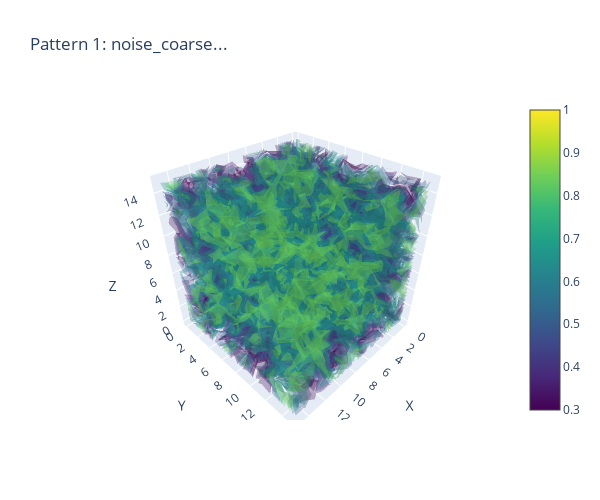
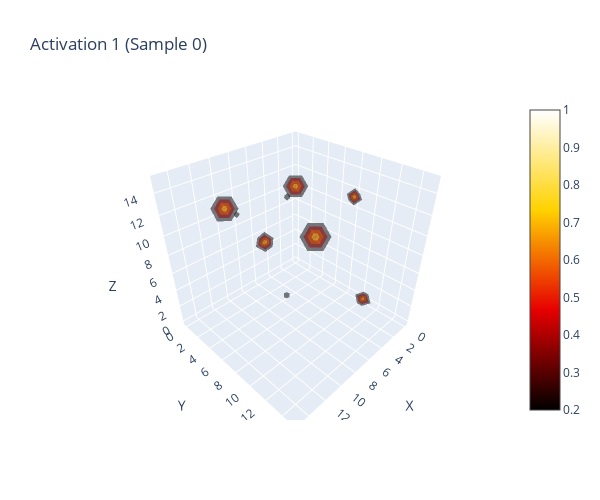

Notebook code cell kept with these figures, in order:
### Code cell
# Visualize each layer's pattern and activation in 3D
sample_idx = 0
sample = train_data[sample_idx:sample_idx+1].to(device)

with torch.no_grad():
    _, layer_states = multi_layer_model(sample)

# Select which layer to visualize (0-4)
layer_idx = 0  # Change this to view different layers

node = top_5_patterns[layer_idx]
state = layer_states[layer_idx]

# Pattern 3D visualization
pattern_fig = create_3d_volume(
    node.pattern.data, 
    f'Pattern {layer_idx+1}: {top_5_results[layer_idx]["name"][:30]}...',
    colorscale='Viridis',
    threshold=0.3
)
pattern_fig.show()

# Activation 3D visualization
activation = state[0].cpu().numpy().reshape(LATTICE_SHAPE)
activation_fig = create_3d_volume(
    activation,
    f'Activation {layer_idx+1} (Sample {sample_idx})',
    colorscale='Hot',
    threshold=0.2
)
activation_fig.show()

### Figure 1 — Plotly figure (JSON) as saved in the notebook; plotly's stock layout.template omitted (floating-point values rounded to 4 significant figures; data arrays with more than 128 entries replaced by an {"elided": "..."} marker saying what was removed)
{"data": [{"caps": {"x": {"show": false}, "y": {"show": false}, "z": {"show": false}}, "colorscale": [[0, "#440154"], [0.1111, "#482878"], [0.2222, "#3e4989"], [0.3333, "#31688e"], [0.4444, "#26828e"], [0.5556, "#1f9e89"], [0.6667, "#35b779"], [0.7778, "#6ece58"], [0.8889, "#b5de2b"], [1, "#fde725"]], "isomax": 1, "isomin": 0.3, "opacity": 0.3, "surface": {"count": 5}, "type": "isosurface", "value": {"elided": "4096 float values"}, "x": {"elided": "4096 int values"}, "y": {"elided": "4096 int values"}, "z": {"elided": "4096 int values"}}], "layout": {"height": 500, "scene": {"aspectmode": "cube", "xaxis": {"title": {"text": "X"}}, "yaxis": {"title": {"text": "Y"}}, "zaxis": {"title": {"text": "Z"}}}, "title": {"text": "Pattern 1: noise_coarse..."}, "width": 600}}

### Figure 2 — Plotly figure (JSON) as saved in the notebook; plotly's stock layout.template omitted (floating-point values rounded to 4 significant figures; data arrays with more than 128 entries replaced by an {"elided": "..."} marker saying what was removed)
{"data": [{"caps": {"x": {"show": false}, "y": {"show": false}, "z": {"show": false}}, "colorscale": [[0, "rgb(0,0,0)"], [0.3333, "rgb(230,0,0)"], [0.6667, "rgb(255,210,0)"], [1, "rgb(255,255,255)"]], "isomax": 1, "isomin": 0.2, "opacity": 0.3, "surface": {"count": 5}, "type": "isosurface", "value": {"elided": "4096 float values"}, "x": {"elided": "4096 int values"}, "y": {"elided": "4096 int values"}, "z": {"elided": "4096 int values"}}], "layout": {"height": 500, "scene": {"aspectmode": "cube", "xaxis": {"title": {"text": "X"}}, "yaxis": {"title": {"text": "Y"}}, "zaxis": {"title": {"text": "Z"}}}, "title": {"text": "Activation 1 (Sample 0)"}, "width": 600}}
